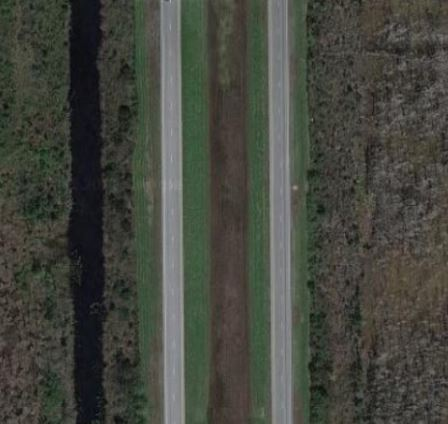
//> input picture Example 19/s19.JPG, 448 x 424 px
$ ./sample19   (built with g++ and OpenCV 4)
//> lines starting //> are read from the running program, lines starting //| are printed output that depends on the picture; after the words box and inside, x2 and y2 are one past the last pixel; in counts of white or black regions, pixels touching at a corner belong together
#include <iostream>
#include <cstdio>
#include <cstdlib>
#include <math.h>
#include <stdint.h>
#include <opencv2/core/core.hpp>
#include <opencv2/highgui/highgui.hpp>
#include <opencv2/imgproc/imgproc.hpp>

using namespace cv;
using namespace std;

void CallBackFunc(int event, int x, int y, int flags, void* userdata)
{
	if(event==EVENT_MOUSEMOVE)
    {
		cv::Mat temp = cv::imread("output.jpg");

		int c=x;
		int r=y;

		Vec3b pixel = temp.at<Vec3b>(r,c);
		uchar blue = pixel[0];
		uchar green = pixel[1];
		uchar red = pixel[2];

		if(blue>=247&&blue<=255)
		{
			if(red>=247&&red<=255)
			{
				if(green>=247&&green<=255)
				{
					cout<<"MOVE ALLOWED"<<endl;
				}
			}
		}
		else
		{
			cout<<"NOT ALLOWED"<<endl;
		}
    }
	else
	{
		cout<<"Error"<<endl;
	}
}

void output()
{
	cv::Mat img_bw4, newTemp, img_gray;
	cv::Mat3b next = cv::imread("next3.jpg");

	cv::cvtColor(next, img_gray, CV_RGB2GRAY);
	cv::threshold(img_gray, newTemp, 85.0, 255.0, THRESH_BINARY);

	for(int r=0;r<next.rows;++r)
	{
		for(int c=0;c<next.cols;++c)
		{
			Vec3b pixel = next(r, c);
			int blue = pixel[0];
			int green = pixel[1];
			int red = pixel[2];

			if(red>=247&&green<=10&&blue<=10)
			{
				newTemp.at<uchar>(r, c) = 255;
			}
			else
			{
				newTemp.at<uchar>(r, c) = 0;
			}
		}
	}

	cv::imshow("FINAL", newTemp);
	cv::imwrite("output.jpg", newTemp);

	//Movement
	/*namedWindow("Movement", 1);
	setMouseCallback("Movement", CallBackFunc, NULL);
	imshow("Movement", newTemp);*/
}

void renovation2()
{
	cv::Mat img_bw4, newTemp, img_gray;
	cv::Mat3b next = cv::imread("next2.jpg");

	cv::cvtColor(next, img_gray, CV_RGB2GRAY);
	cv::threshold(img_gray, newTemp, 85.0, 255.0, THRESH_BINARY);

	for(int r=0;r<next.rows;++r)
	{
		for(int c=0;c<next.cols;++c)
		{
			Vec3b pixel = next(r, c);
			int blue = pixel[0];
			int green = pixel[1];
			int red = pixel[2];

			if(red>=247&&green<=10&&blue<=10)
			{
				newTemp.at<uchar>(r, c) = 255;
			}
			else
			{
				newTemp.at<uchar>(r, c) = 0;
			}
		}
	}

	//cv::imshow("New", newTemp);

	cvtColor(newTemp, img_bw4, CV_GRAY2BGR);

	vector<Vec4i> lines;
	HoughLinesP(newTemp, lines, 1, CV_PI/180, 180, 250, 30);
	for(size_t i = 0; i < lines.size(); i++)
	{
		Vec4i l = lines[i];
		line(img_bw4, Point(l[0], l[1]), Point(l[2], l[3]), Scalar(0,0,255), 13, CV_AA);
	}

	imshow("source3", newTemp);
	imshow("detected lines3", img_bw4);
	cv::imwrite("next3.jpg", img_bw4);

	output();
}

void renovation()
{
	cv::Mat img_bw4, newTemp, img_gray;
	cv::Mat3b next = cv::imread("next.jpg");

	cv::cvtColor(next, img_gray, CV_RGB2GRAY);
	cv::threshold(img_gray, newTemp, 85.0, 255.0, THRESH_BINARY);

	for(int r=0;r<next.rows;++r)
	{
		for(int c=0;c<next.cols;++c)
		{
			Vec3b pixel = next(r, c);
			int blue = pixel[0];
			int green = pixel[1];
			int red = pixel[2];

			if(red>=247&&green<=10&&blue<=10)
			{
				newTemp.at<uchar>(r, c) = 255;
			}
			else
			{
				newTemp.at<uchar>(r, c) = 0;
			}
		}
	}

	//cv::imshow("New", newTemp);

	cvtColor(newTemp, img_bw4, CV_GRAY2BGR);

	vector<Vec4i> lines;
	HoughLinesP(newTemp, lines, 1, CV_PI/180, 100, 75, 15);
	for(size_t i = 0; i < lines.size(); i++)
	{
		Vec4i l = lines[i];
		line(img_bw4, Point(l[0], l[1]), Point(l[2], l[3]), Scalar(0,0,255), 3, CV_AA);
	}

	imshow("source2", newTemp);
	imshow("detected lines2", img_bw4);
	cv::imwrite("next2.jpg", img_bw4);
	renovation2();
}

int main()
{
	cv::Mat img_gray, img_bw, temp;
	//read an image
	cv::Mat3b img_bgr = cv::imread("s19.jpg");
//> img_bgr is the input picture: 424 rows x 448 cols, CV_8UC3; mean B, G, R 62.5, 70.6, 68.3
	cv::imshow("Original Image", img_bgr);

	//conversion gray
    cv::cvtColor(img_bgr, img_gray, CV_RGB2GRAY);
	cv::imshow("G", img_gray);

	//binary
    cv::threshold(img_gray, img_bw, 100.0, 255.0, THRESH_BINARY);
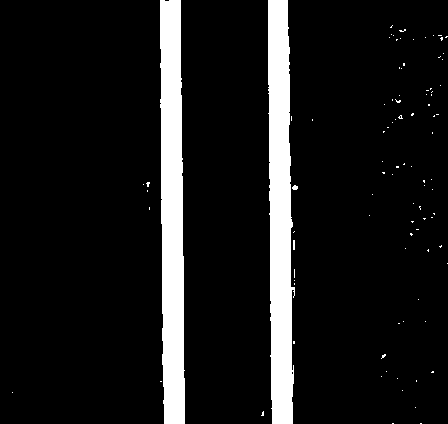
//> img_bw: 424 rows x 448 cols, CV_8UC1; 9.7% white; 95 white regions (91 under 20 px), largest, box (x1, y1, x2, y2) and area: (160, 0, 185, 424) 9031, (268, 0, 295, 424) 9009, (292, 185, 298, 190) 23, (293, 240, 295, 250) 20
	cv::threshold(img_gray, temp, 100.0, 255.0, THRESH_BINARY);

	//output
    cv::imshow("Binary (1st)", img_bw);

	cvtColor(img_bw, temp, CV_GRAY2BGR);

	vector<Vec4i> lines;
	HoughLinesP(img_bw, lines, 1, CV_PI/180, 100, 15, 1);
//> lines = 76 lines (x1, y1, x2, y2), first 8: [272, 423, 287, 0], [268, 0, 277, 265], [171, 0, 179, 423], [168, 1, 175, 423], [271, 0, 280, 179], [175, 0, 182, 423], [177, 0, 184, 423], [173, 0, 181, 423]
	for(size_t i = 0; i < lines.size(); i++)
	{
		Vec4i l = lines[i];
		line(temp, Point(l[0], l[1]), Point(l[2], l[3]), Scalar(0,0,255), 3, CV_AA);
	}
//> this loop made 76 passes
//> l on passes 1 to 12: [272, 423, 287, 0], [268, 0, 277, 265], [171, 0, 179, 423], [168, 1, 175, 423], [271, 0, 280, 179], [175, 0, 182, 423], [177, 0, 184, 423], [173, 0, 181, 423], [283, 123, 292, 371], [170, 0, 177, 423], [165, 1, 173, 423], [161, 0, 169, 423]
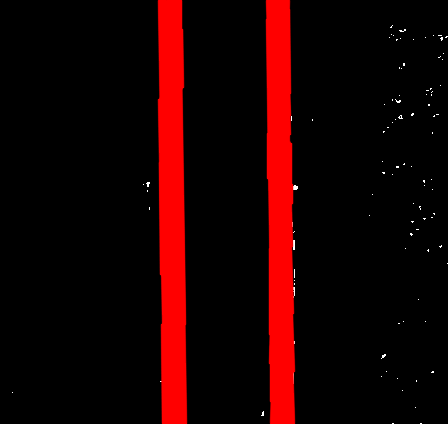
//> temp: 424 rows x 448 cols, CV_8UC3; mean B, G, R 0.4, 0.4, 28.5

	imshow("source", img_bw);
	imshow("detected lines", temp);
	cv::imwrite("next.jpg", temp);

	renovation();
//> in renovation, `cv::threshold(img_gray, newTemp, 85.0, 255.0, THRESH_BINARY);`: newTemp: 424 rows x 448 cols, CV_8UC1; 0.18% white in thin lines or dots
//> after the loop in renovation, `for(int r=0;r<next.rows;++r)`:
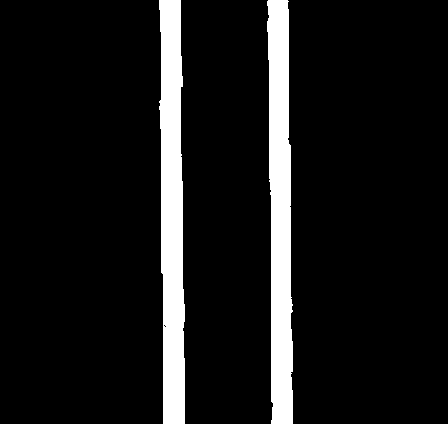
//> newTemp: 424 rows x 448 cols, CV_8UC1; 9.4% white; 2 white regions, box (x1, y1, x2, y2) and area: (159, 0, 185, 424) 9024, (267, 0, 293, 424) 8780
//> in renovation, `HoughLinesP(newTemp, lines, 1, CV_PI/180, 100, 75, 15);`: lines = 49 lines (x1, y1, x2, y2), first 8: [166, 0, 174, 423], [165, 423, 179, 0], [273, 0, 280, 423], [269, 0, 276, 423], [280, 0, 287, 423], [180, 423, 180, 0], [283, 0, 290, 423], [275, 0, 282, 423]
//> the loop in renovation, `for(size_t i = 0; i < lines.size(); i++)` made 49 passes
//> l on passes 1 to 12: [166, 0, 174, 423], [165, 423, 179, 0], [273, 0, 280, 423], [269, 0, 276, 423], [280, 0, 287, 423], [180, 423, 180, 0], [283, 0, 290, 423], [275, 0, 282, 423], [164, 423, 164, 0], [276, 0, 284, 423], [163, 423, 163, 0], [284, 0, 291, 423]
//> after the loop in renovation, `for(size_t i = 0; i < lines.size(); i++)`:
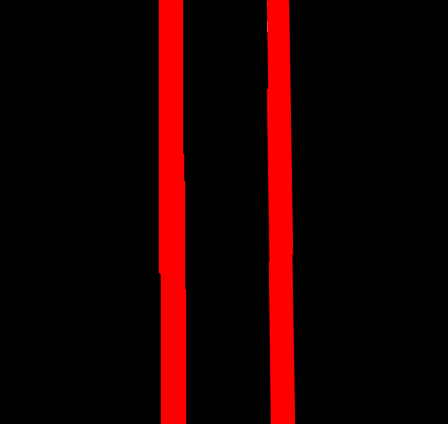
//> img_bw4: 424 rows x 448 cols, CV_8UC3; mean B, G, R 0, 0, 27.8
//> in renovation2, `cv::threshold(img_gray, newTemp, 85.0, 255.0, THRESH_BINARY);`: newTemp: 424 rows x 448 cols, CV_8UC1; 0% white in thin lines or dots, all inside (x1, y1, x2, y2) = (267, 23, 268, 32)
//> after the loop in renovation2, `for(int r=0;r<next.rows;++r)`:
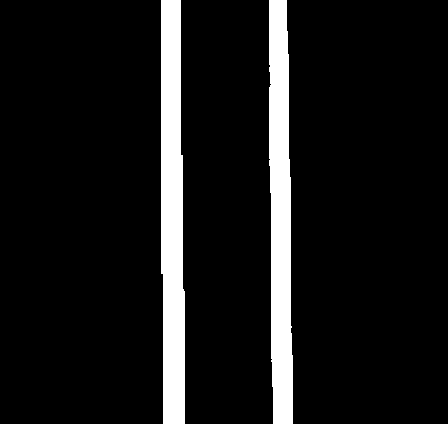
//> newTemp: 424 rows x 448 cols, CV_8UC1; 9.2% white; 2 white regions, box (x1, y1, x2, y2) and area: (161, 0, 185, 424) 8986, (269, 0, 293, 424) 8461
//> in renovation2, `HoughLinesP(newTemp, lines, 1, CV_PI/180, 180, 250, 30);`: lines = 37 lines (x1, y1, x2, y2), first 8: [283, 0, 290, 423], [173, 423, 173, 0], [165, 0, 172, 409], [164, 423, 164, 0], [278, 423, 278, 0], [180, 423, 180, 0], [179, 423, 179, 0], [281, 423, 281, 0]
//> the loop in renovation2, `for(size_t i = 0; i < lines.size(); i++)` made 37 passes
//> after the loop in renovation2, `for(size_t i = 0; i < lines.size(); i++)`:
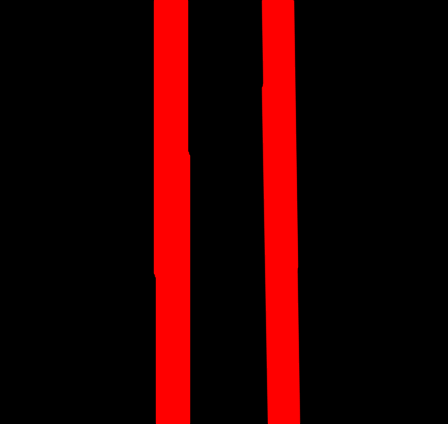
//> img_bw4: 424 rows x 448 cols, CV_8UC3; mean B, G, R 0, 0, 38.6
//> in output, `cv::threshold(img_gray, newTemp, 85.0, 255.0, THRESH_BINARY);`: newTemp: 424 rows x 448 cols, CV_8UC1; every value is 0
//> after the loop in output, `for(int r=0;r<next.rows;++r)`:
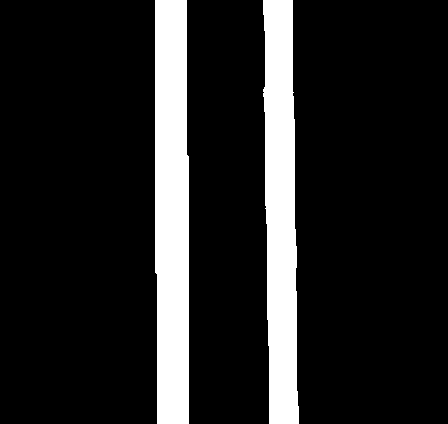
//> newTemp: 424 rows x 448 cols, CV_8UC1; 13.8% white; 2 white regions, box (x1, y1, x2, y2) and area: (155, 0, 189, 424) 13804, (263, 0, 299, 424) 12386

	cv::waitKey(0);

	return 0;
}
